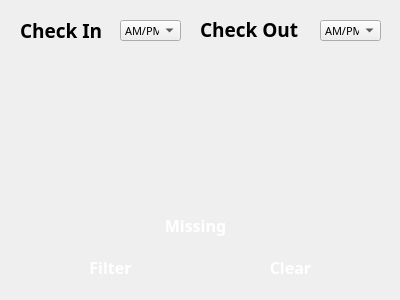
<?xml version="1.0" encoding="UTF-8"?>
<ui version="4.0">
 <class>Dialog</class>
 <widget class="QDialog" name="Dialog">
  <property name="geometry">
   <rect>
    <x>0</x>
    <y>0</y>
    <width>400</width>
    <height>300</height>
   </rect>
  </property>
  <property name="windowTitle">
   <string>Dialog</string>
  </property>
  <property name="styleSheet">
   <string notr="true">* {
bakcground-color: white;
font-family: poppins;
}</string>
  </property>
  <widget class="QLabel" name="label">
   <property name="geometry">
    <rect>
     <x>20</x>
     <y>20</y>
     <width>91</width>
     <height>20</height>
    </rect>
   </property>
   <property name="font">
    <font>
     <family>poppins</family>
     <pointsize>14</pointsize>
     <weight>75</weight>
     <bold>true</bold>
    </font>
   </property>
   <property name="text">
    <string>Check In</string>
   </property>
  </widget>
  <widget class="QLabel" name="label_2">
   <property name="geometry">
    <rect>
     <x>200</x>
     <y>19</y>
     <width>111</width>
     <height>21</height>
    </rect>
   </property>
   <property name="font">
    <font>
     <family>poppins</family>
     <pointsize>14</pointsize>
     <weight>75</weight>
     <bold>true</bold>
    </font>
   </property>
   <property name="text">
    <string>Check Out</string>
   </property>
  </widget>
  <widget class="QComboBox" name="cmbCheckIn">
   <property name="geometry">
    <rect>
     <x>120</x>
     <y>20</y>
     <width>61</width>
     <height>21</height>
    </rect>
   </property>
   <property name="font">
    <font>
     <family>poppins</family>
     <pointsize>8</pointsize>
    </font>
   </property>
   <item>
    <property name="text">
     <string>AM/PM</string>
    </property>
   </item>
   <item>
    <property name="text">
     <string>AM</string>
    </property>
   </item>
   <item>
    <property name="text">
     <string>PM</string>
    </property>
   </item>
  </widget>
  <widget class="QComboBox" name="cmbCheckOut">
   <property name="geometry">
    <rect>
     <x>320</x>
     <y>20</y>
     <width>61</width>
     <height>21</height>
    </rect>
   </property>
   <property name="font">
    <font>
     <family>poppins</family>
     <pointsize>8</pointsize>
    </font>
   </property>
   <item>
    <property name="text">
     <string>AM/PM</string>
    </property>
   </item>
   <item>
    <property name="text">
     <string>AM</string>
    </property>
   </item>
   <item>
    <property name="text">
     <string>PM</string>
    </property>
   </item>
  </widget>
  <widget class="QPushButton" name="btnOK">
   <property name="geometry">
    <rect>
     <x>20</x>
     <y>250</y>
     <width>181</width>
     <height>35</height>
    </rect>
   </property>
   <property name="font">
    <font>
     <family>poppins</family>
     <pointsize>12</pointsize>
     <weight>75</weight>
     <bold>true</bold>
    </font>
   </property>
   <property name="styleSheet">
    <string notr="true">
	background-color: &quot;green&quot;;
	color: white;
	border-radius: 5px
</string>
   </property>
   <property name="text">
    <string>Filter</string>
   </property>
  </widget>
  <widget class="QPushButton" name="btnClear">
   <property name="geometry">
    <rect>
     <x>210</x>
     <y>250</y>
     <width>161</width>
     <height>35</height>
    </rect>
   </property>
   <property name="font">
    <font>
     <family>poppins</family>
     <pointsize>12</pointsize>
     <weight>75</weight>
     <bold>true</bold>
    </font>
   </property>
   <property name="styleSheet">
    <string notr="true">
	background-color: &quot;#344273&quot;;
	color: white;
	border-radius: 5px
</string>
   </property>
   <property name="text">
    <string>Clear</string>
   </property>
  </widget>
  <widget class="QPushButton" name="btnMissing">
   <property name="geometry">
    <rect>
     <x>20</x>
     <y>210</y>
     <width>351</width>
     <height>31</height>
    </rect>
   </property>
   <property name="font">
    <font>
     <family>poppins</family>
     <pointsize>12</pointsize>
     <weight>75</weight>
     <bold>true</bold>
    </font>
   </property>
   <property name="styleSheet">
    <string notr="true">
	background-color: &quot;darkred&quot;;
	color: white;
	border-radius: 5px
</string>
   </property>
   <property name="text">
    <string>Missing</string>
   </property>
  </widget>
 </widget>
 <resources/>
 <connections/>
</ui>
